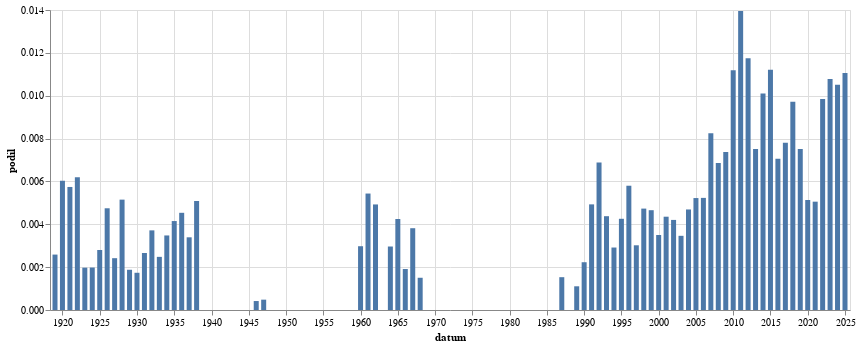

Notebook code for this chart:
### Code cell
alt.Chart(
    zavorka("smích").to_pandas(),
    width = 800
).mark_bar(
).encode(
    alt.X('datum:T'),
    alt.Y('podil:Q')
)

### Figure 1 — Vega-Lite specification as saved in the notebook (floating-point values rounded to 4 significant figures)
{"config": {"view": {"continuousWidth": 300, "continuousHeight": 300}}, "data": {"name": "data-7bbd47c75bd2241211d9fec08d7aac59"}, "mark": {"type": "bar"}, "encoding": {"x": {"field": "datum", "type": "temporal"}, "y": {"field": "podil", "type": "quantitative"}}, "width": 800, "$schema": "https://vega.github.io/schema/vega-lite/v5.8.0.json", "datasets": {"data-7bbd47c75bd2241211d9fec08d7aac59": [{"datum": "1919-01-01T00:00:00", "text": 9, "text_right": 3480, "podil": 0.002586, "co": "smích"}, {"datum": "1920-01-01T00:00:00", "text": 29, "text_right": 4810, "podil": 0.006029, "co": "smích"}, {"datum": "1921-01-01T00:00:00", "text": 38, "text_right": 6618, "podil": 0.005742, "co": "smích"}, {"datum": "1922-01-01T00:00:00", "text": 39, "text_right": 6295, "podil": 0.006195, "co": "smích"}, {"datum": "1923-01-01T00:00:00", "text": 9, "text_right": 4555, "podil": 0.001976, "co": "smích"}, {"datum": "1924-01-01T00:00:00", "text": 10, "text_right": 5045, "podil": 0.001982, "co": "smích"}, {"datum": "1925-01-01T00:00:00", "text": 11, "text_right": 3927, "podil": 0.002801, "co": "smích"}, {"datum": "1926-01-01T00:00:00", "text": 28, "text_right": 5898, "podil": 0.004747, "co": "smích"}, {"datum": "1927-01-01T00:00:00", "text": 13, "text_right": 5376, "podil": 0.002418, "co": "smích"}, {"datum": "1928-01-01T00:00:00", "text": 26, "text_right": 5048, "podil": 0.005151, "co": "smích"}, {"datum": "1929-01-01T00:00:00", "text": 6, "text_right": 3196, "podil": 0.001877, "co": "smích"}, {"datum": "1930-01-01T00:00:00", "text": 11, "text_right": 6332, "podil": 0.001737, "co": "smích"}, {"datum": "1931-01-01T00:00:00", "text": 13, "text_right": 4887, "podil": 0.00266, "co": "smích"}, {"datum": "1932-01-01T00:00:00", "text": 11, "text_right": 2960, "podil": 0.003716, "co": "smích"}, {"datum": "1933-01-01T00:00:00", "text": 8, "text_right": 3226, "podil": 0.00248, "co": "smích"}, {"datum": "1934-01-01T00:00:00", "text": 9, "text_right": 2587, "podil": 0.003479, "co": "smích"}, {"datum": "1935-01-01T00:00:00", "text": 10, "text_right": 2409, "podil": 0.004151, "co": "smích"}, {"datum": "1936-01-01T00:00:00", "text": 13, "text_right": 2866, "podil": 0.004536, "co": "smích"}, {"datum": "1937-01-01T00:00:00", "text": 9, "text_right": 2653, "podil": 0.003392, "co": "smích"}, {"datum": "1938-01-01T00:00:00", "text": 7, "text_right": 1376, "podil": 0.005087, "co": "smích"}, {"datum": "1946-01-01T00:00:00", "text": 1, "text_right": 2390, "podil": 0.0004184, "co": "smích"}, {"datum": "1947-01-01T00:00:00", "text": 1, "text_right": 2073, "podil": 0.0004824, "co": "smích"}, {"datum": "1960-01-01T00:00:00", "text": 1, "text_right": 336, "podil": 0.002976, "co": "smích"}, {"datum": "1961-01-01T00:00:00", "text": 2, "text_right": 368, "podil": 0.005435, "co": "smích"}, {"datum": "1962-01-01T00:00:00", "text": 1, "text_right": 203, "podil": 0.004926, "co": "smích"}, {"datum": "1964-01-01T00:00:00", "text": 2, "text_right": 675, "podil": 0.002963, "co": "smích"}, {"datum": "1965-01-01T00:00:00", "text": 2, "text_right": 471, "podil": 0.004246, "co": "smích"}, {"datum": "1966-01-01T00:00:00", "text": 1, "text_right": 523, "podil": 0.001912, "co": "smích"}, {"datum": "1967-01-01T00:00:00", "text": 2, "text_right": 524, "podil": 0.003817, "co": "smích"}, {"datum": "1968-01-01T00:00:00", "text": 3, "text_right": 1994, "podil": 0.001505, "co": "smích"}, {"datum": "1987-01-01T00:00:00", "text": 1, "text_right": 653, "podil": 0.001531, "co": "smích"}, {"datum": "1989-01-01T00:00:00", "text": 2, "text_right": 1808, "podil": 0.001106, "co": "smích"}, {"datum": "1990-01-01T00:00:00", "text": 35, "text_right": 15700, "podil": 0.002229, "co": "smích"}, {"datum": "1991-01-01T00:00:00", "text": 153, "text_right": 31037, "podil": 0.00493, "co": "smích"}, {"datum": "1992-01-01T00:00:00", "text": 171, "text_right": 24859, "podil": 0.006879, "co": "smích"}, {"datum": "1993-01-01T00:00:00", "text": 38, "text_right": 8681, "podil": 0.004377, "co": "smích"}, {"datum": "1994-01-01T00:00:00", "text": 21, "text_right": 7203, "podil": 0.002915, "co": "smích"}, {"datum": "1995-01-01T00:00:00", "text": 37, "text_right": 8693, "podil": 0.004256, "co": "smích"}, {"datum": "1996-01-01T00:00:00", "text": 53, "text_right": 9139, "podil": 0.005799, "co": "smích"}, {"datum": "1997-01-01T00:00:00", "text": 48, "text_right": 15895, "podil": 0.00302, "co": "smích"}, {"datum": "1998-01-01T00:00:00", "text": 54, "text_right": 11412, "podil": 0.004732, "co": "smích"}, {"datum": "1999-01-01T00:00:00", "text": 91, "text_right": 19539, "podil": 0.004657, "co": "smích"}, {"datum": "2000-01-01T00:00:00", "text": 79, "text_right": 22571, "podil": 0.0035, "co": "smích"}, {"datum": "2001-01-01T00:00:00", "text": 84, "text_right": 19293, "podil": 0.004354, "co": "smích"}, {"datum": "2002-01-01T00:00:00", "text": 65, "text_right": 15462, "podil": 0.004204, "co": "smích"}, {"datum": "2003-01-01T00:00:00", "text": 72, "text_right": 20798, "podil": 0.003462, "co": "smích"}, {"datum": "2004-01-01T00:00:00", "text": 91, "text_right": 19396, "podil": 0.004692, "co": "smích"}, {"datum": "2005-01-01T00:00:00", "text": 132, "text_right": 25267, "podil": 0.005224, "co": "smích"}, {"datum": "2006-01-01T00:00:00", "text": 93, "text_right": 17775, "podil": 0.005232, "co": "smích"}, {"datum": "2007-01-01T00:00:00", "text": 125, "text_right": 15144, "podil": 0.008254, "co": "smích"}, {"datum": "2008-01-01T00:00:00", "text": 114, "text_right": 16619, "podil": 0.00686, "co": "smích"}, {"datum": "2009-01-01T00:00:00", "text": 145, "text_right": 19673, "podil": 0.007371, "co": "smích"}, {"datum": "2010-01-01T00:00:00", "text": 144, "text_right": 12869, "podil": 0.01119, "co": "smích"}, {"datum": "2011-01-01T00:00:00", "text": 248, "text_right": 17780, "podil": 0.01395, "co": "smích"}, {"datum": "2012-01-01T00:00:00", "text": 173, "text_right": 14730, "podil": 0.01174, "co": "smích"}, {"datum": "2013-01-01T00:00:00", "text": 74, "text_right": 9852, "podil": 0.007511, "co": "smích"}, {"datum": "2014-01-01T00:00:00", "text": 210, "text_right": 20781, "podil": 0.01011, "co": "smích"}, {"datum": "2015-01-01T00:00:00", "text": 238, "text_right": 21227, "podil": 0.01121, "co": "smích"}, {"datum": "2016-01-01T00:00:00", "text": 157, "text_right": 22256, "podil": 0.007054, "co": "smích"}, {"datum": "2017-01-01T00:00:00", "text": 139, "text_right": 17809, "podil": 0.007805, "co": "smích"}, {"datum": "2018-01-01T00:00:00", "text": 200, "text_right": 20580, "podil": 0.009718, "co": "smích"}, {"datum": "2019-01-01T00:00:00", "text": 186, "text_right": 24751, "podil": 0.007515, "co": "smích"}, {"datum": "2020-01-01T00:00:00", "text": 121, "text_right": 23571, "podil": 0.005133, "co": "smích"}, {"datum": "2021-01-01T00:00:00", "text": 102, "text_right": 20176, "podil": 0.005056, "co": "smích"}, {"datum": "2022-01-01T00:00:00", "text": 205, "text_right": 20822, "podil": 0.009845, "co": "smích"}, {"datum": "2023-01-01T00:00:00", "text": 269, "text_right": 24964, "podil": 0.01078, "co": "smích"}, {"datum": "2024-01-01T00:00:00", "text": 254, "text_right": 24176, "podil": 0.01051, "co": "smích"}, {"datum": "2025-01-01T00:00:00", "text": 116, "text_right": 10488, "podil": 0.01106, "co": "smích"}]}}
